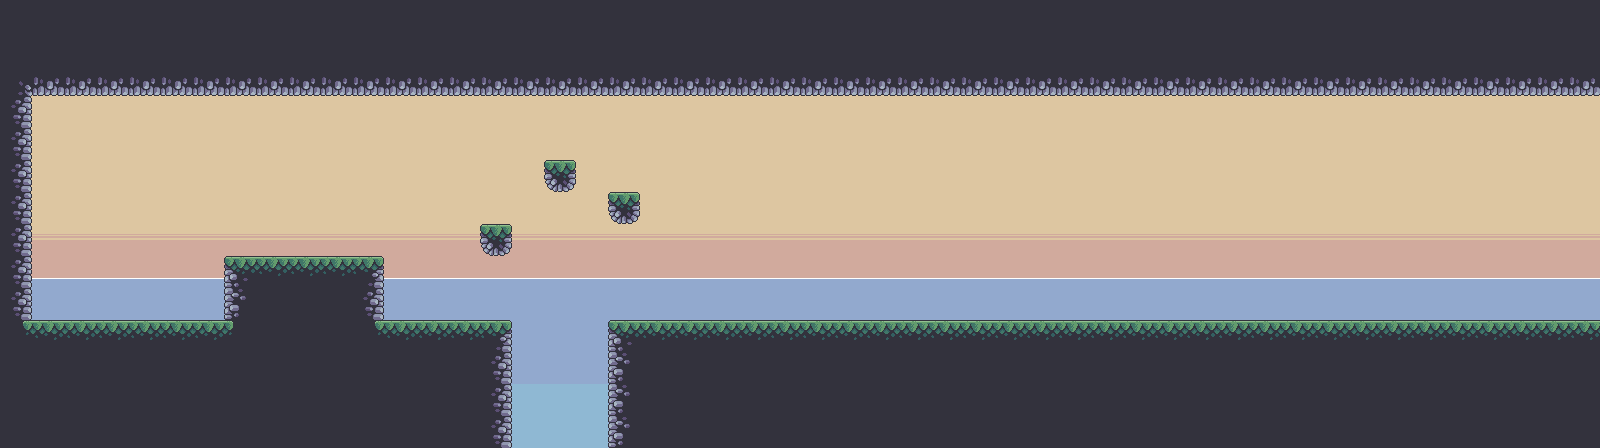

A 2D game scene composited from a Tiled map and its tileset images. What follows is a short description and the map's XML, with each tile layer's data collapsed to a summary:
An orthogonal 50x14 tile map with 32x32 px tiles, 5 tile layers (Background, Wall, Ground - back, Ground - upper, ...), 4 tilesets and 42 objects.

<map version="1.9" tiledversion="1.9.1" orientation="orthogonal" renderorder="right-down" width="50" height="14" tilewidth="32" tileheight="32" infinite="0" nextlayerid="33" nextobjectid="159">
 <properties>
  <property name="backgroundMusic" value="sound/level1.wav" />
 </properties>
 <tileset firstgid="1" source="outside_sprites.tsx" />
 <tileset firstgid="49" source="playing_bg_img.tsx" />
 <tileset firstgid="97" name="water" tilewidth="32" tileheight="32" tilecount="1" columns="1">
  <image source="water.png" width="32" height="32" />
 </tileset>
 <tileset firstgid="100" name="grass_atlas" tilewidth="32" tileheight="32" tilecount="2" columns="2">
  <image source="grass_atlas.png" width="64" height="32" />
 </tileset>
 <objectgroup id="1" name="Ground">
  <object id="84" x="32" y="320">
   <polyline points="0,0 192,0" />
  </object>
  <object id="85" x="224" y="256">
   <polyline points="0,0 160,0" />
  </object>
  <object id="86" x="384" y="320">
   <polyline points="0,0 128,0" />
  </object>
  <object id="87" x="608" y="320">
   <polyline points="0,0 992,0" />
  </object>
 </objectgroup>
 <objectgroup id="2" name="Platform">
  <object id="81" x="544" y="160.043" width="32" height="28.0435" />
  <object id="82" x="608" y="192" width="32" height="28.2253" />
  <object id="83" x="480" y="224" width="32" height="29.4526" />
 </objectgroup>
 <objectgroup id="3" name="Wall">
  <object id="66" x="32" y="96">
   <polyline points="0,0 0,224" />
  </object>
  <object id="67" x="224" y="256">
   <polyline points="0,0 0,64" />
  </object>
  <object id="68" x="384" y="256">
   <polyline points="0,0 0,64" />
  </object>
  <object id="69" x="512" y="320">
   <polyline points="0,0 0,128" />
  </object>
  <object id="70" x="608" y="320">
   <polyline points="0,0 0,128" />
  </object>
  <object id="71" x="1600" y="96">
   <polyline points="0,0 0,224" />
  </object>
 </objectgroup>
 <objectgroup id="4" name="CliffMarker">
  <object id="64" x="512" y="320">
   <polyline points="0,0 0,-32" />
  </object>
  <object id="65" x="608" y="320">
   <polyline points="0,0 0,-32" />
  </object>
  <object id="93" x="33" y="319.909">
   <polyline points="0,0 0,-32" />
  </object>
  <object id="94" x="1599.19" y="320">
   <polyline points="0,0 0,-32" />
  </object>
  <object id="153" x="159" y="320.25">
   <polyline points="0,0 0,-32" />
  </object>
  <object id="154" x="224" y="256">
   <polyline points="0,0 0,-32" />
  </object>
 </objectgroup>
 <objectgroup id="5" name="Player">
  <object id="60" x="647" y="284.25" width="19" height="26" />
 </objectgroup>
 <objectgroup id="6" name="Box">
  <object id="95" x="292.136" y="237.506" width="25" height="18" />
  <object id="96" x="709.091" y="301.728" width="25" height="18" />
  <object id="97" x="782.409" y="280.636" width="25" height="18" />
  <object id="98" x="58.4091" y="268.455" width="25" height="18" />
  <object id="99" x="58.4091" y="268.455" width="25" height="18" />
  <object id="100" x="58.4091" y="268.455" width="25" height="18" />
  <object id="101" x="58.4091" y="268.455" width="25" height="18" />
  <object id="102" x="58.4091" y="268.455" width="25" height="18" />
  <object id="103" x="58.4091" y="268.455" width="25" height="18" />
  <object id="104" x="58.4091" y="268.455" width="25" height="18" />
 </objectgroup>
 <objectgroup id="7" name="Spike">
  <object id="144" x="384" y="303.818" width="32" height="16" />
  <object id="145" x="192" y="304" width="32" height="16" />
  <object id="146" x="160" y="304" width="32" height="16" />
 </objectgroup>
 <objectgroup id="8" name="Cannon">
  <object id="148" x="1000.33" y="201.333" width="40" height="26" />
 </objectgroup>
 <objectgroup id="9" name="Water">
  <object id="150" x="512" y="352" width="32" height="32" />
  <object id="151" x="544" y="352" width="32" height="32" />
  <object id="152" x="576" y="352" width="32" height="32" />
 </objectgroup>
 <objectgroup id="10" name="TreeOne">
  <object id="156" x="1440" y="258" width="39" height="92" />
 </objectgroup>
 <objectgroup id="11" name="TreeTwo">
  <object id="157" x="486.5" y="299" width="62" height="54" />
 </objectgroup>
 <objectgroup id="12" name="TreeThree" />
 <objectgroup id="13" name="Crabby">
  <object id="57" x="97.5" y="271" width="24.6" height="23" />
  <object id="59" x="1125.5" y="275" width="24.6" height="23" />
 </objectgroup>
 <objectgroup id="14" name="Shark">
  <object id="158" x="907" y="255.5" width="21" height="22" />
 </objectgroup>
 <objectgroup id="15" name="PinkStar" />
 <layer id="16" name="Background" width="50" height="14">
  <data>[700 cells, 700 non-empty, 38 distinct tile ids]</data>
 </layer>
 <layer id="17" name="Wall" width="50" height="14">
  <data>[700 cells, 1 non-empty, 1 distinct tile ids]</data>
 </layer>
 <layer id="18" name="Ground - back" width="50" height="14">
  <data>[700 cells, 246 non-empty, 10 distinct tile ids]</data>
 </layer>
 <layer id="19" name="Ground - upper" width="50" height="14">
  <data>[700 cells, 157 non-empty, 4 distinct tile ids]</data>
 </layer>
 <layer id="20" name="Objects" width="50" height="14">
  <data>[700 cells, 12 non-empty, 3 distinct tile ids]</data>
 </layer>
</map>
